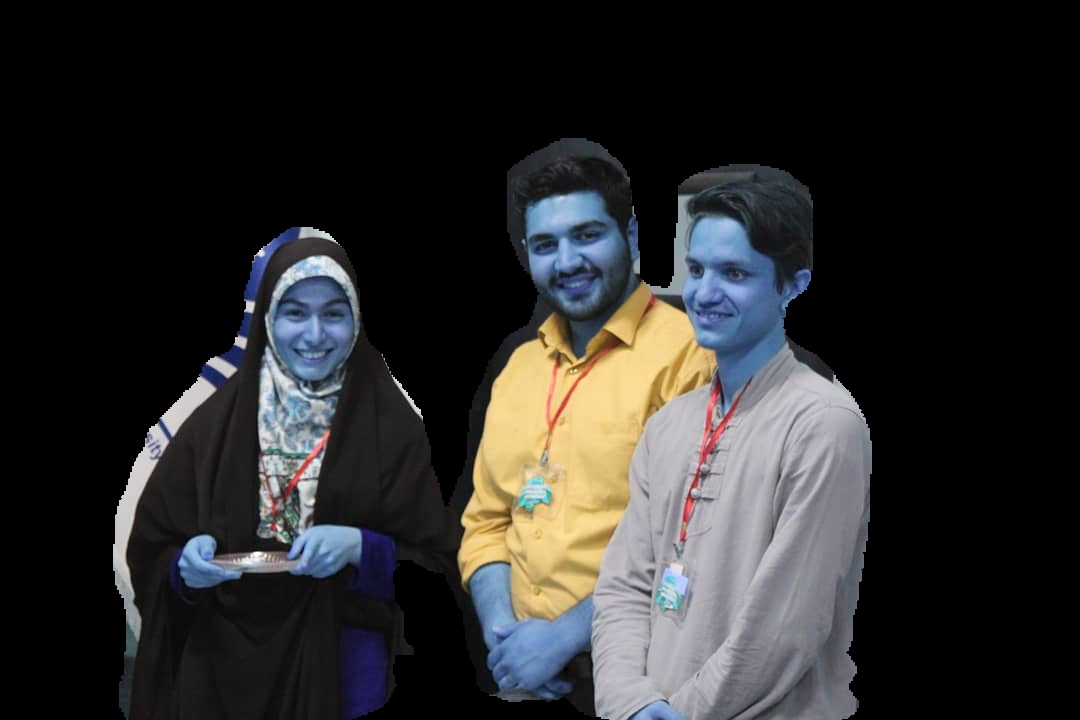
#> input picture keras-deeplab-v3-plus/test.jpg, 1080 x 720 px
$ python -i objRemover.py   (imports and definitions only)   (older library calls are emulated)
#> lines starting #> are read from the running program, lines starting #| are printed output that depends on the picture
#> further down, picture is the input picture: shape (720, 1080, 3); mean B, G, R 42.7, 42.7, 43.2
import sys
import cv2
import numpy as np

# Draw rectangle on top of the input image
# [41 lines left out: functions draw_rectangle, compute_energy_matrix_modified, not called in this run]


# Compute energy matrix
def compute_energy_matrix(img):
    gray = cv2.cvtColor(img, cv2.COLOR_BGR2GRAY)
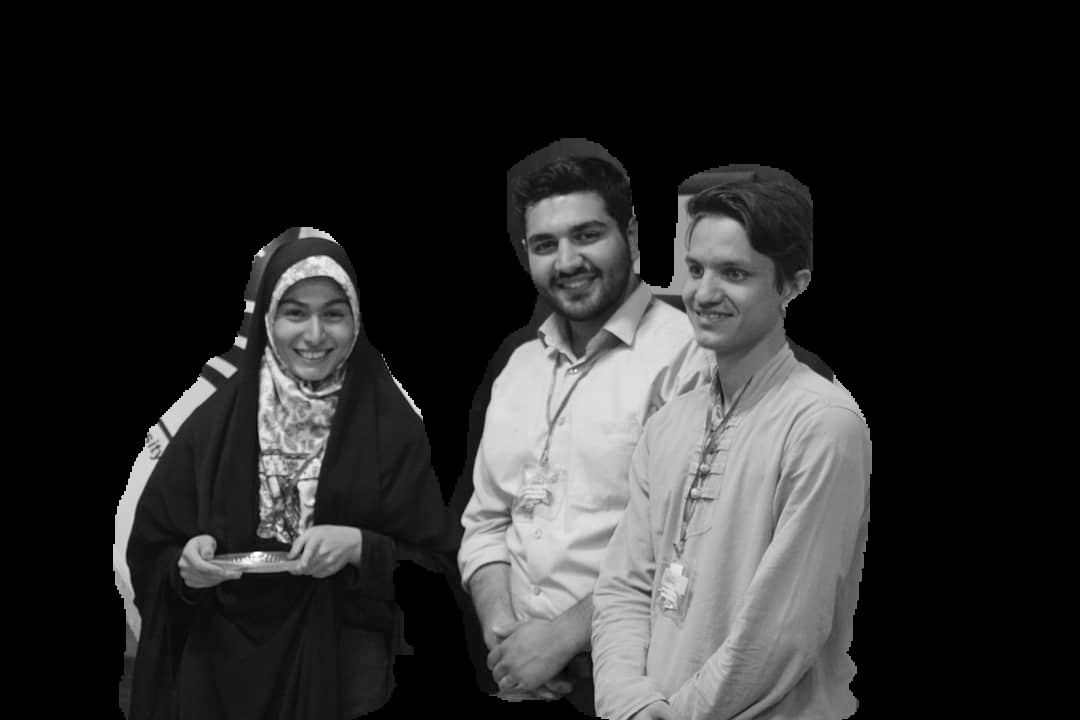
#> gray: shape (720, 1080); min 0, max 254, mean 42.9
    # Compute X derivative
    sobel_x = cv2.Sobel(gray, cv2.CV_64F, 1, 0, ksize=3)
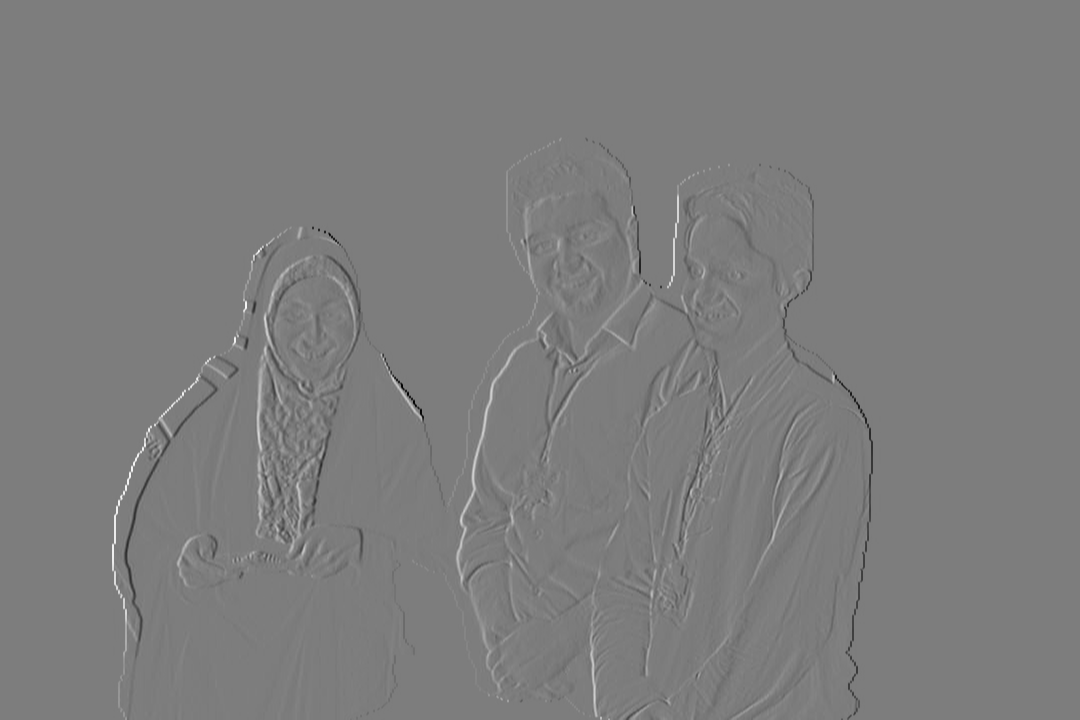
#> sobel_x: shape (720, 1080) float64; min -887, max 920, mean 0; drawn with min black and max white
    # Compute Y derivative
    sobel_y = cv2.Sobel(gray, cv2.CV_64F, 0, 1, ksize=3)
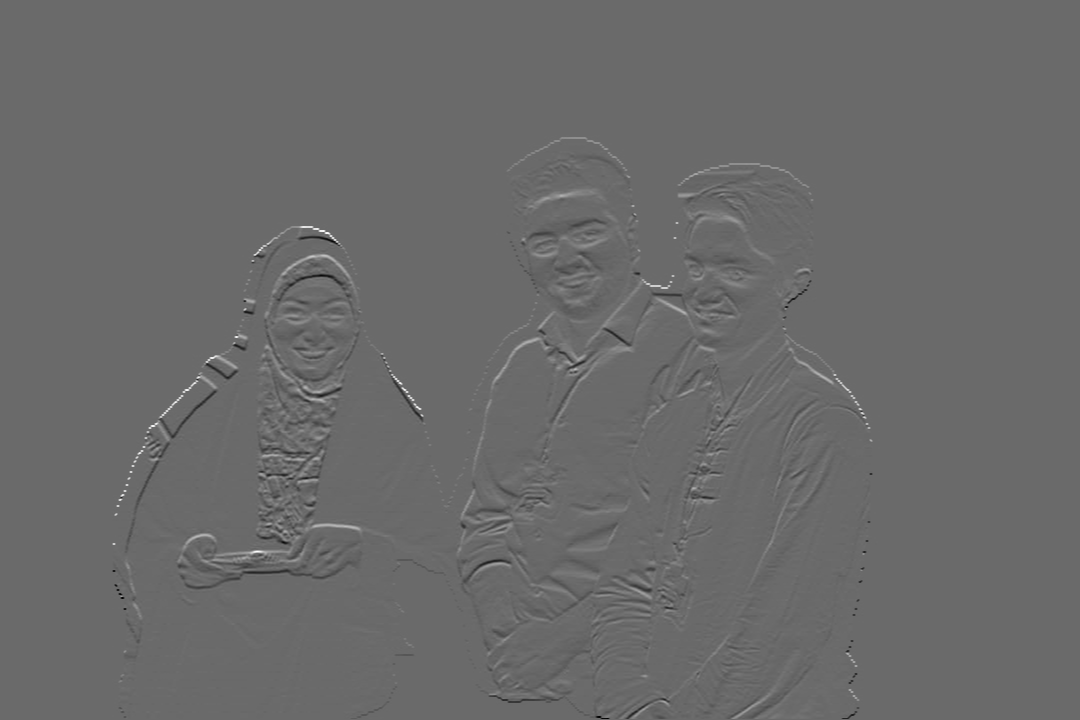
#> sobel_y: shape (720, 1080) float64; min -652, max 907, mean 0.3; drawn with min black and max white
    abs_sobel_x = cv2.convertScaleAbs(sobel_x)
    abs_sobel_y = cv2.convertScaleAbs(sobel_y)
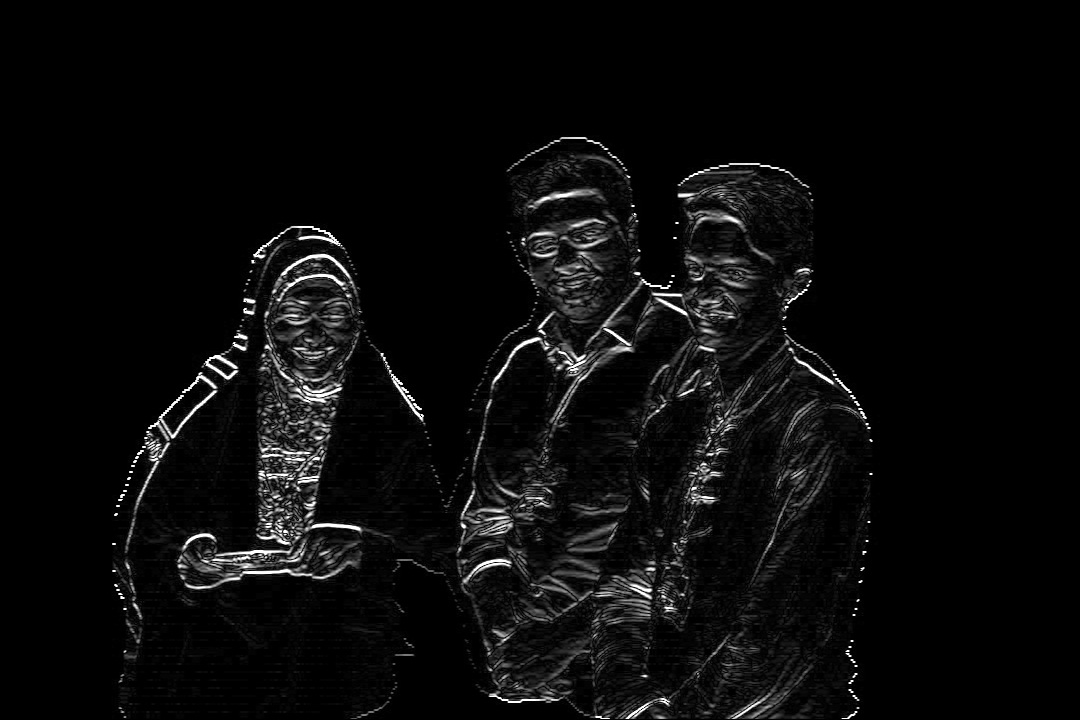
#> abs_sobel_y: shape (720, 1080); min 0, max 255, mean 10.7
    # Return weighted summation i.e. 0.5*X + 0.5*Y
    return cv2.addWeighted(abs_sobel_x, 0.5, abs_sobel_y, 0.5, 0)
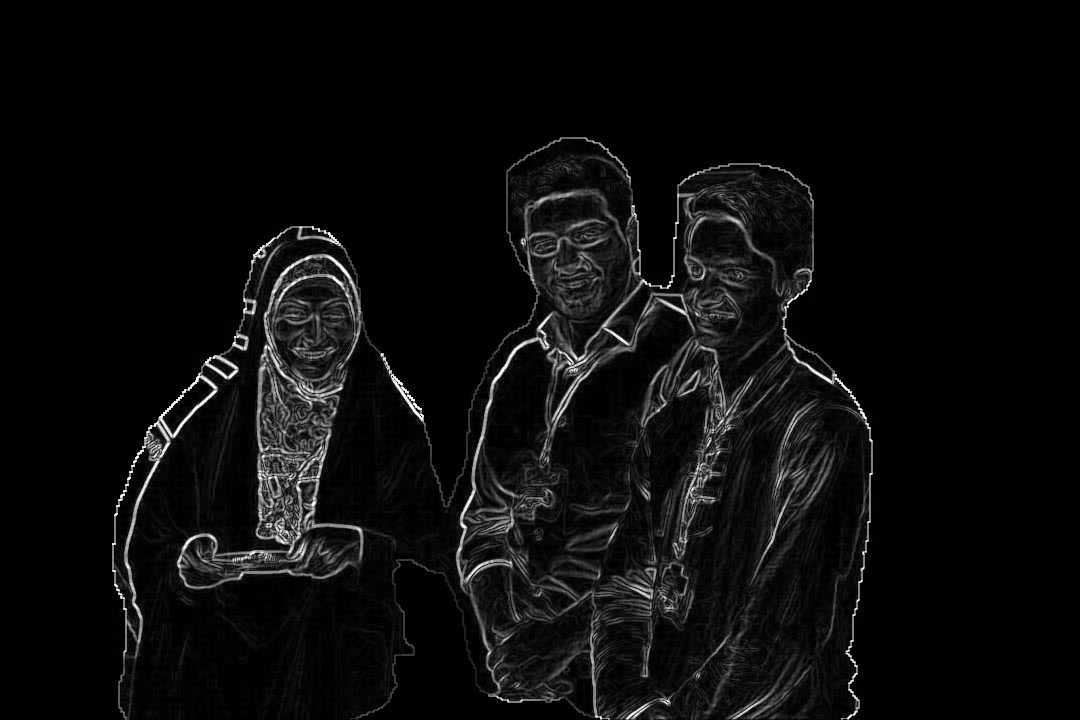
#> returned value: shape (720, 1080); min 0, max 255, mean 11.6


# Find the vertical seam
# [82 lines left out: functions find_vertical_seam, add_vertical_seam, remove_vertical_seam, remove_object, not called in this run]

# [13 lines not run here, left out]


>>> import cv2
>>> picture = cv2.imread('../keras-deeplab-v3-plus/test.jpg')
>>> result = compute_energy_matrix(picture)
